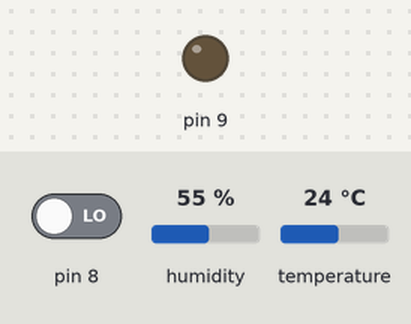
Simulated run of this sketch. Board: Arduino Uno, built with avr-gcc and run on an emulated ATmega328P. Shown: output pins drawn as LEDs (lit = HIGH). The inputs (shaded band) are chosen by the test bench; at power-on: pin 8 LOW, humidity 55 %, temperature 24 °C. What the sketch prints to the serial monitor is not drawn.

Above: at 0.1 s.
At 2.1 s:
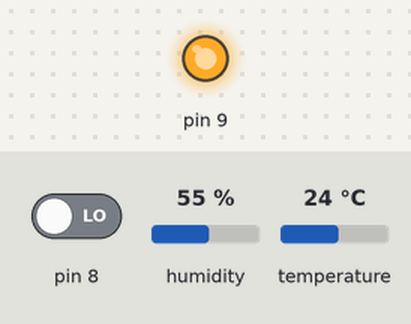
Timing chart, 0 to 3.6 s (numbered marks = the images above):
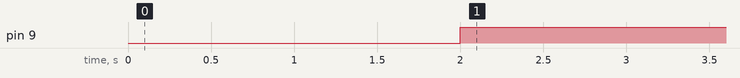

Measured:
- by itself, pin 9: LOW → HIGH at 2.0 s

The sketch:

orchard.ino
```cpp
#include "DHT.h"

#define DHTPIN 2     // what digital pin we're connected to

#define DHTTYPE DHT11   // DHT 11
DHT dht(DHTPIN, DHTTYPE);

long distancia;
long tiempo;

void setup() {
  Serial.begin(115200);
  dht.begin();

  pinMode(9, OUTPUT); /*activación del pin 9 como salida: para el pulso ultrasónico*/
  pinMode(8, INPUT);


}

void loop() {
  // Wait a few seconds between measurements.
  delay(2000);

   digitalWrite(9,LOW); /* Por cuestión de estabilización del sensor*/
   delayMicroseconds(5);
   digitalWrite(9, HIGH); /* envío del pulso ultrasónico*/
   delayMicroseconds(10);
   tiempo=pulseIn(8, HIGH); /* Función para medir la longitud del pulso entrante. Mide el tiempo que transcurrido entre el envío
   del pulso ultrasónico y cuando el sensor recibe el rebote, es decir: desde que el pin 12 empieza a recibir el rebote, HIGH, hasta que    deja de hacerlo, LOW, la longitud del pulso entrante*/
   distancia= int(0.017*tiempo); /*fórmula para calcular la distancia obteniendo un valor entero*
   /*Monitorización en centímetros por el monitor serial*/
  // Serial.println(distancia);


  float t = dht.readTemperature();
  float h = dht.readHumidity();

  Serial.print(t);
  Serial.print(",");
  Serial.print(h);
  Serial.print(",");
  Serial.print(666);
  Serial.print(",");
  Serial.print(0.01);
  Serial.print(",");
  Serial.println(distancia);
}
```
